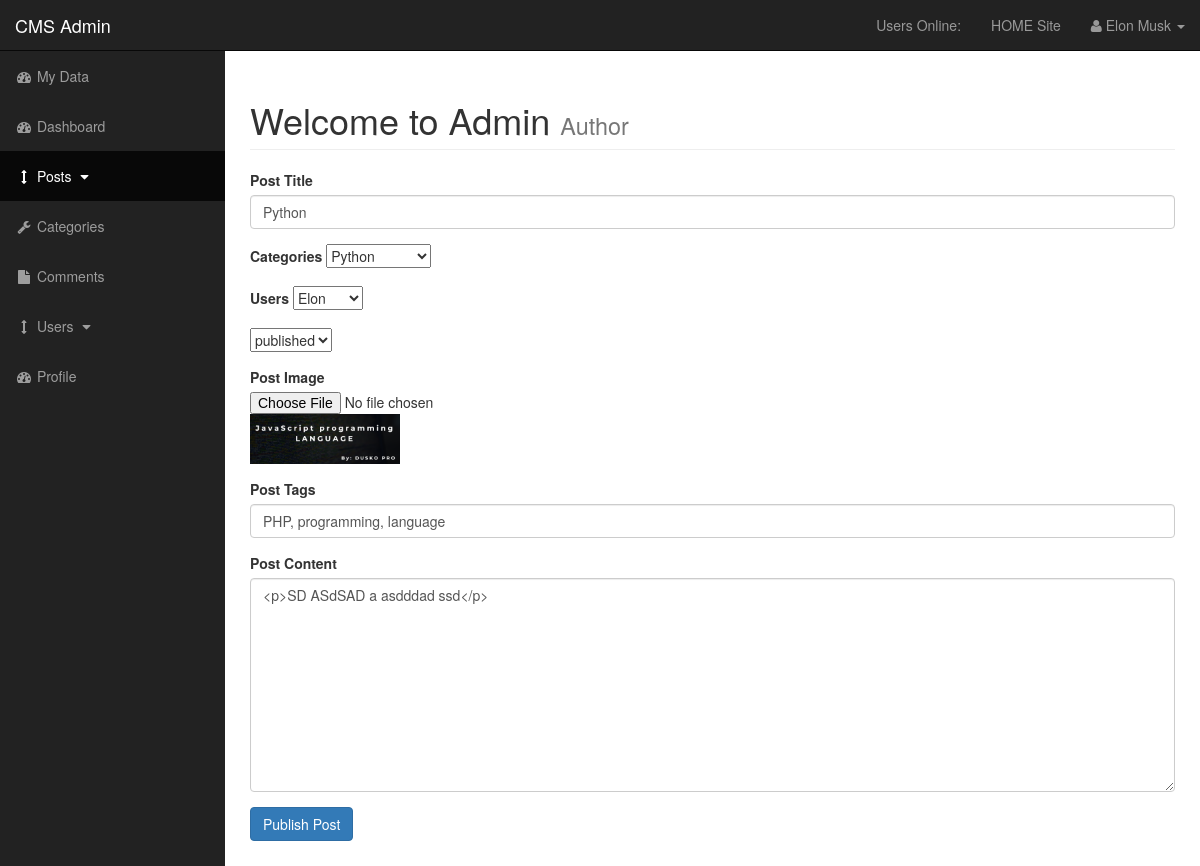
The app's page /admin/posts.php?source=edit_post&p_id=113 (signed in), older data.
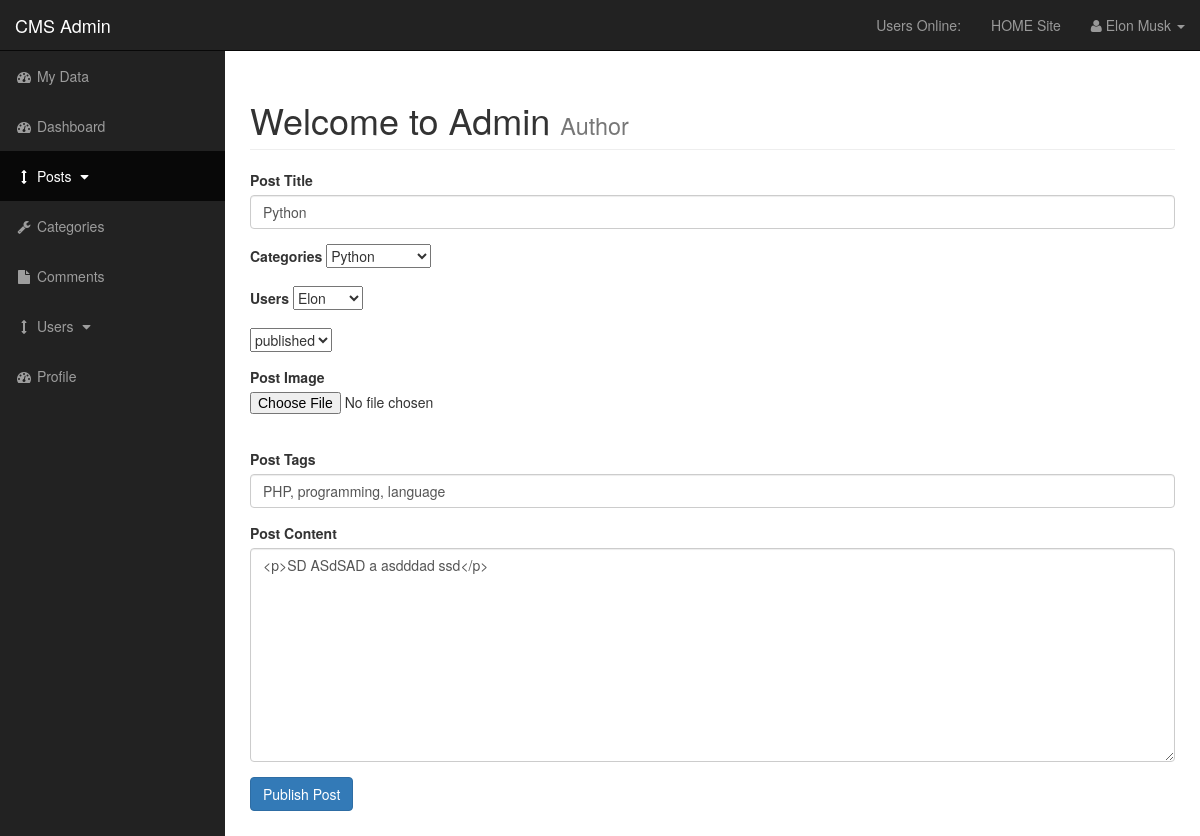
The same page, newer data.
### tables this page shows
CREATE TABLE `posts` (
  `post_id` int(3) NOT NULL,
  `post_category` int(3) NOT NULL,
  `user_id` int(11) NOT NULL,
  `post_title` varchar(255) NOT NULL,
  `post_author` varchar(255) NOT NULL,
  `post_user` varchar(255) NOT NULL,
  `post_date` date NOT NULL,
  `post_image` text NOT NULL,
  `post_content` text NOT NULL,
  `post_tags` varchar(255) NOT NULL,
  `post_comment_count` int(11) NOT NULL,
  `post_status` varchar(255) NOT NULL DEFAULT 'draft',
  `post_views_count` int(11) NOT NULL,
  `likes` int(11) NOT NULL
);

### admin/includes/edit_post.php (the view, shortened to what this page needs)
<?php
if(isset($_GET['p_id'])){
    $the_post_id = $_GET['p_id'];
}
$query = "SELECT * FROM posts WHERE post_id =$the_post_id";
    $select_posts_by_id = mysqli_query($connection, $query);
    while($row = mysqli_fetch_assoc($select_posts_by_id)){
    $post_user = $row ['post_user'];
    $post_title = $row ['post_title'];
    $post_category = $row ['post_category'];
    $post_status = $row ['post_status'];
    $post_image = $row ['post_image'];
    $post_tags = $row ['post_tags'];
    $post_content = $row ['post_content'];
    }
?>
   <form action="" method="post" enctype="multipart/form-data" >
    <div class="form-group">
    <label for="title">Post Title</label>
    <input value="<?php echo $post_title; ?>" type="text" class="form-control" name="post_title">
    </div>
        <div class="form-group">
        <label for="post_category">Categories</label>
    <select name="post_category" id="post_category">
        <?php
            $query = "SELECT * FROM categories";
            $select_categories = mysqli_query($connection, $query);
            while($row = mysqli_fetch_assoc($select_categories)){
            $cat_id = $row ['cat_id'];
            $cat_title = $row ['cat_title'];
            if($cat_id == $post_category){
            echo "<option selected value='{$cat_id}'>{$cat_title}</option>";
            } else {
                echo "<option value='{$cat_id}'>{$cat_title}</option>";
            }
            }
        ?>
    </select>
    </div>
       <div class="form-group">
   <label for="post_user">Users</label>
    <select name="post_user" id="post_user">
       <?php echo "<option value='{$post_user}'>{$post_user}</option>"; ?>
    </select>
    </div>
    <div class="form-group">
    <select name="post_status" id="">
        <option selected value="<?php echo $post_status; ?>"><?php echo $post_status; ?></option>
    </select>
    </div>
        <div class="form-group">
    <label for="post_image">Post Image</label>
    <input type="file" name="image">
    <img width="150" src="../images/<?php echo $post_image; ?>" alt="">
    </div>
        <div class="form-group">
    <label for="post_tags">Post Tags</label>
    <input value="<?php echo $post_tags; ?>" type="text" class="form-control" name="post_tags">
    </div>
        <div class="form-group">
    <label for="post_content">Post Content</label>
            <textarea type="text" class="form-control" name="post_content" id="body" cols='30' rows='10'><?php echo $post_content; ?></textarea>
    </div>
        <div class="form-group">
    <input type="submit" class="btn btn-primary" name="update_post" value="Publish Post">
    </div>
</form>

Row changes from the older to the newer data that the page shows:
changed posts "Python": post_image: picture removed
